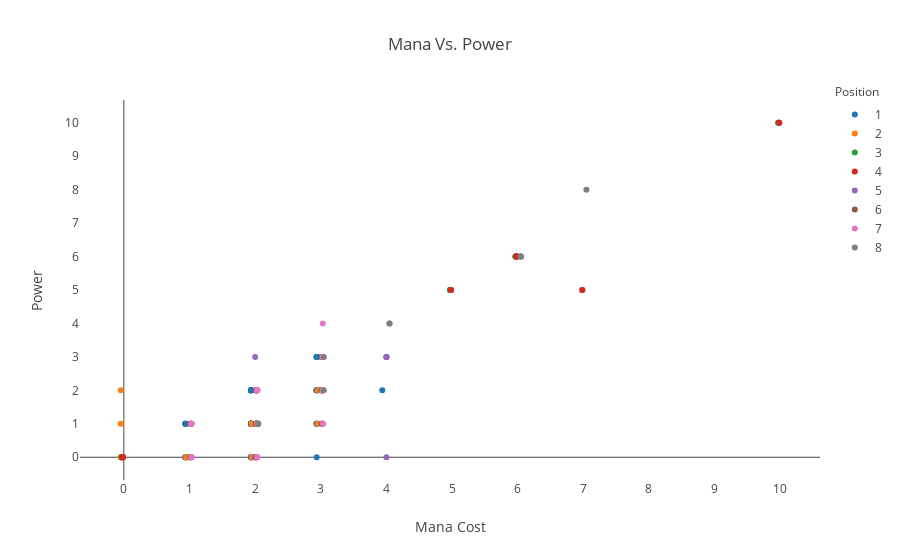

Write notebook code for a chart like this one.
### Code cell
import plotly.offline as py_offline
import plotly.plotly as py

import numpy as np

data = []
data = [ go.Scatter(  hoverinfo = 'text',  mode='markers',x=mana_decks[x.split('.')[0].split('_long')[0]+'.'+x.split('.')[1]]+np.ones_like(len(mana_decks[x.split('.')[0].split('_long')[0]+'.'+x.split('.')[1]]))*(i-4)/64
,y=new_decks[x.split('.')[0].split('_long')[0]+'.'+x.split('.')[1]],    text = str(i+1), name = str(i+1)) for i,x in enumerate(sorted_decks)]
    
layout = go.Layout(
    title='Mana Vs. Power',
    xaxis=dict(
                tick0=0,
           showgrid=False, 
        dtick=1,
        title='Mana Cost'
    ),
    yaxis=dict(
           showgrid=False, 
                        tick0=0,
        dtick=1,
        title='Power'
    ),
    hovermode='closest',
    hoverdistance=50,

    annotations=[
        dict(
            x=1.05,
            y=1.05,
            align="right",
            valign="top",
            text='Position',
            showarrow=False,
            xref="paper",
            yref="paper",
            xanchor="center",
            yanchor="top"
        )
    ]
)

fig = go.Figure(data=data, layout = layout)

py_offline.iplot(fig)
fig = go.Figure(data=data,layout=layout)
py.iplot(fig)

### Figure 1 — Plotly figure (JSON) as saved in the notebook; plotly's stock layout.template omitted (floating-point values rounded to 4 significant figures)
{"data": [{"hoverinfo": "text", "mode": "markers", "name": "1", "text": "1", "type": "scatter", "uid": "368cada6-1aab-460b-9f87-f577762b488d", "x": [2.938, 2.938, 2.938, 1.938, 1.938, 1.938, 1.938, 1.938, 1.938, 0.9375, 0.9375, 0.9375, 0.9375, 1.938, 1.938, 1.938, 1.938, 1.938, 1.938, 1.938, 1.938, 1.938, 1.938, 1.938, 1.938, 2.938, 2.938, 2.938, 2.938, 2.938, 2.938, 2.938, 2.938, 0.9375, 0.9375, 0.9375, 0.9375, 2.938, 3.938, 2.938, 1.938, 1.938, 1.938, 1.938, 1.938, 2.938, 2.938], "y": [2, 1, 1, 2, 2, 2, 1, 1, 1, 0, 0, 0, 0, 1, 1, 1, 1, 2, 2, 2, 2, 0, 0, 0, 0, 2, 2, 2, 2, 3, 3, 3, 3, 1, 1, 1, 1, 0, 2, 2, 2, 1, 1, 1, 1, 2, 1]}, {"hoverinfo": "text", "mode": "markers", "name": "2", "text": "2", "type": "scatter", "uid": "0cfd39a3-17ec-41dc-a4ba-c2dd1a81791e", "x": [2.953, -0.04688, -0.04688, 1.953, 1.953, 1.953, 1.953, 1.953, 1.953, 1.953, 1.953, 1.953, 1.953, 1.953, 1.953, 0.9531, 0.9531, 0.9531, 0.9531, -0.04688, -0.04688, -0.04688, -0.04688, 2.953, 2.953], "y": [1, 1, 0, 0, 0, 0, 1, 1, 1, 1, 1, 1, 1, 1, 0, 0, 0, 0, 0, 0, 0, 0, 2, 2]}, {"hoverinfo": "text", "mode": "markers", "name": "3", "text": "3", "type": "scatter", "uid": "38dfbcae-367b-4542-969b-9addd8547a0b", "x": [9.969, 9.969, -0.03125, -0.03125, 5.969, 5.969, 5.969, 5.969, 4.969, 4.969, 4.969], "y": [10, 10, 0, 0, 6, 6, 6, 6, 5, 5, 5]}, {"hoverinfo": "text", "mode": "markers", "name": "4", "text": "4", "type": "scatter", "uid": "b477508e-dceb-430d-8ab5-fbc584a55ef9", "x": [4.984, 6.984, 9.984, -0.01562, -0.01562, 5.984, 5.984, 5.984, 4.984, 6.984, 9.984, -0.01562, -0.01562, 5.984, 5.984, 5.984], "y": [5, 5, 10, 0, 0, 6, 6, 6, 5, 5, 10, 0, 0, 6, 6, 6]}, {"hoverinfo": "text", "mode": "markers", "name": "5", "text": "5", "type": "scatter", "uid": "26210ec7-c9e5-4beb-a044-a5b6b7c2decd", "x": [4, 2, 2, 2, 2, 4, 4, 4, 4, 4], "y": [0, 0, 0, 0, 3, 3, 3, 3]}, {"hoverinfo": "text", "mode": "markers", "name": "6", "text": "6", "type": "scatter", "uid": "93452dc2-dd1e-4e23-b887-4429520e5c17", "x": [3.016, 3.016, 2.016, 2.016, 2.016, 3.016, 3.016, 3.016, 3.016, 1.016, 1.016, 1.016, 1.016, 2.016, 2.016, 2.016, 2.016, 2.016, 2.016, 2.016, 2.016, 2.016, 2.016, 2.016, 2.016, 2.016, 2.016, 2.016, 2.016, 3.016, 3.016, 3.016, 3.016, 1.016, 1.016, 1.016, 1.016, 3.016, 2.016, 2.016, 2.016, 2.016, 3.016, 3.016, 3.016, 3.016, 3.016], "y": [2, 2, 1, 1, 1, 3, 3, 3, 3, 0, 0, 0, 0, 2, 2, 2, 2, 0, 0, 0, 0, 2, 2, 2, 2, 1, 1, 1, 1, 2, 2, 2, 2, 1, 1, 1, 1, 2, 2, 1, 1, 1, 2, 1, 1, 1, 2]}, {"hoverinfo": "text", "mode": "markers", "name": "7", "text": "7", "type": "scatter", "uid": "d76c6a8b-2b17-4833-95da-477d14cfa2dc", "x": [3.031, 3.031, 3.031, 3.031, 3.031, 1.031, 1.031, 1.031, 1.031, 2.031, 2.031, 2.031, 2.031, 2.031, 2.031, 2.031, 2.031, 2.031, 2.031, 2.031, 2.031, 2.031, 2.031, 2.031, 2.031, 2.031, 2.031, 2.031, 2.031, 3.031, 3.031, 3.031, 3.031, 1.031, 1.031, 1.031, 1.031, 2.031, 2.031, 2.031, 3.031, 3.031, 3.031, 3.031, 3.031], "y": [4, 3, 3, 3, 3, 1, 1, 1, 1, 1, 1, 1, 1, 2, 2, 2, 2, 0, 0, 0, 0, 1, 1, 1, 1, 2, 2, 2, 2, 2, 2, 2, 2, 0, 0, 0, 0, 1, 1, 1, 2, 2, 1, 1, 1]}, {"hoverinfo": "text", "mode": "markers", "name": "8", "text": "8", "type": "scatter", "uid": "43eabc20-f7d6-4d5e-8640-6fe8cf2f989c", "x": [2.047, 2.047, 2.047, 2.047, 6.047, 6.047, 6.047, 6.047, 4.047, 4.047, 7.047, 3.047, 3.047], "y": [1, 1, 1, 1, 6, 6, 6, 6, 4, 4, 8, 3, 2]}], "layout": {"annotations": [{"align": "right", "showarrow": false, "text": "Position", "valign": "top", "x": 1.05, "xanchor": "center", "xref": "paper", "y": 1.05, "yanchor": "top", "yref": "paper"}], "hoverdistance": 50, "hovermode": "closest", "title": {"text": "Mana Vs. Power"}, "xaxis": {"dtick": 1, "showgrid": false, "tick0": 0, "title": {"text": "Mana Cost"}}, "yaxis": {"dtick": 1, "showgrid": false, "tick0": 0, "title": {"text": "Power"}}}}
